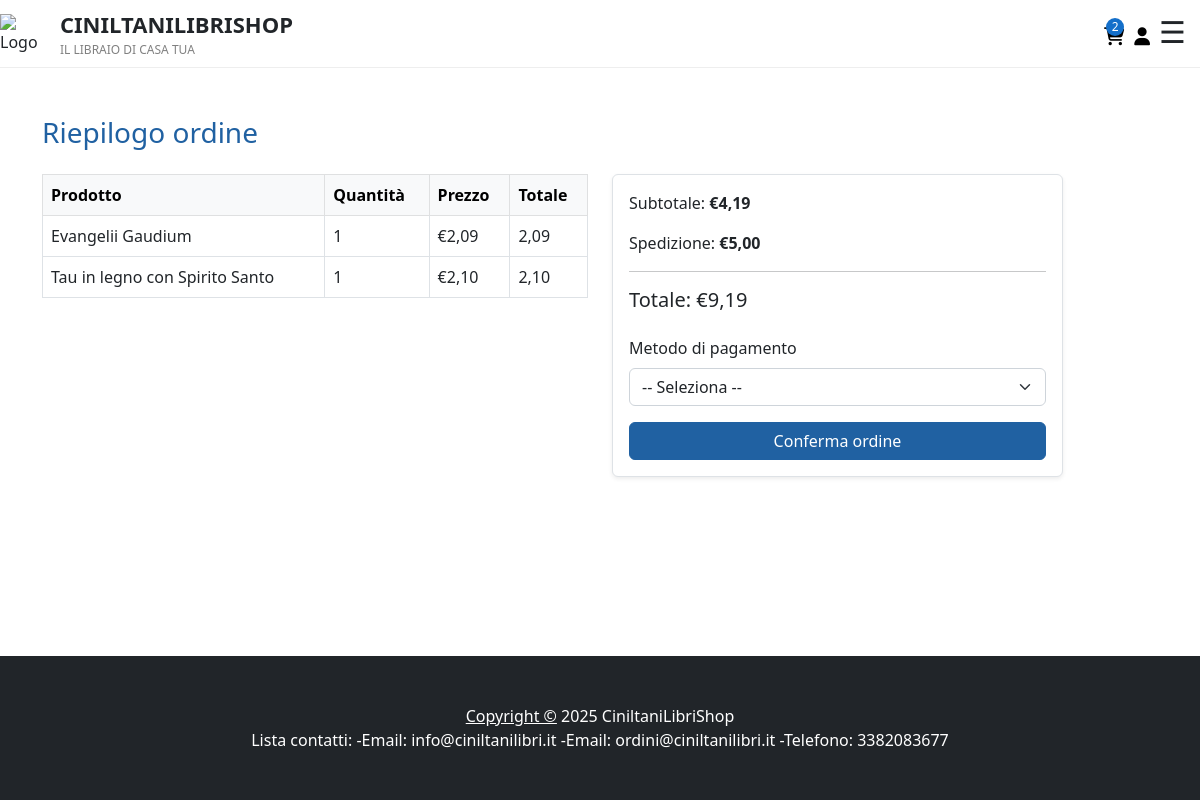
The page /ecommerce/checkout/ (signed in) on the database as committed earlier.
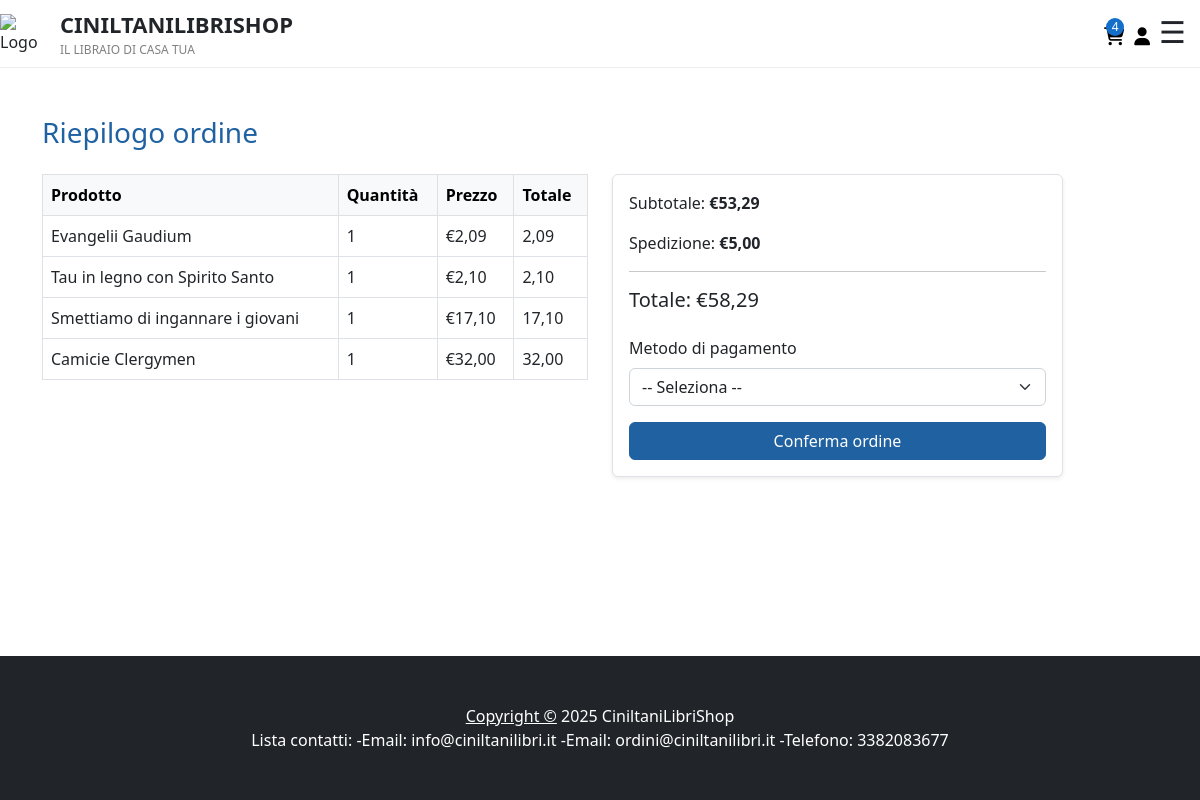
The same page on the database as committed later.
### ecommerce/models.py (models this page shows, shortened)
class Carrello(models.Model):
    utente = models.ForeignKey(Utente, on_delete=models.CASCADE)
    prodotto = models.ForeignKey(Prodotto, on_delete=models.CASCADE)
    quantita = models.PositiveIntegerField(default=1)

class Prodotto(models.Model):
    CATEGORIE = [
        ('libri', 'Libri'),
        ('oggettistica', 'Oggettistica'),
        ('cereria', 'Cereria'),
        ('immaginette', 'Immaginette'),
        ('santa_messa', 'Ostie e vino per S. Messa'),
        ('incenso-carboncini', 'Incenso e carboncini'),
    ]
    CLASSI_SPEDIZIONE = [
        ('incenso-carboncini', 'Carboncini incenso'),
        ('libri', 'Libri'),
        ('oggettistica', 'Oggettistica'),
        ('vino', 'Vino'),
    ]
    nome = models.CharField(max_length=120)
    descrizione = models.TextField(blank=True, null=True)
    categoria = models.CharField(max_length=20, choices=CATEGORIE)
    prezzo = models.DecimalField(max_digits=10, decimal_places=2)
    prezzo_scontato = models.DecimalField(max_digits=10, decimal_places=2)
    foto = models.ImageField(upload_to="prodotti/")
    lunghezza_cm = models.DecimalField(max_digits=6, decimal_places=2, blank=True, null=True)
    larghezza_cm = models.DecimalField(max_digits=6, decimal_places=2, blank=True, null=True)
    altezza_cm = models.DecimalField(max_digits=6, decimal_places=2, blank=True, null=True)
    peso_g = models.DecimalField(max_digits=7, decimal_places=2, blank=True, null=True)
    classe_spedizione = models.CharField(max_length=20, choices=CLASSI_SPEDIZIONE, blank=True, null=True)
    quantita = models.PositiveSmallIntegerField()
    disponibile = models.BooleanField(default=True)
    class Meta:
        verbose_name = "Prodotto"
        verbose_name_plural = "Prodotti"

### ecommerce/views.py (the view, shortened to what this page needs)
# urls.py: path('checkout/', views.checkout, name='checkout'),
@login_required
def checkout(request):
    utente = request.user
    carrello_items = Carrello.objects.filter(utente=utente)
    if not carrello_items.exists():
        return redirect('ecommerce:visualizza_carrello')
    for item in carrello_items:
        prezzo = item.prodotto.prezzo_scontato or item.prodotto.prezzo
        item.totale = prezzo * item.quantita  # aggiungi attributo dinamico
    subtotale = Decimal('0.00')
    for item in carrello_items:
        prezzo = item.prodotto.prezzo_scontato or item.prodotto.prezzo
        subtotale += prezzo * item.quantita
    costo_spedizione = Decimal('5.00')
    totale = subtotale + costo_spedizione
    return render(request, 'checkout.html', {
        'carrello_items': carrello_items,
        'subtotale': subtotale,
        'totale': totale,
        'costo_spedizione': costo_spedizione,
        'ordine_completato': False,
    })

### ecommerce/carrello_processor.py (called while the page is built)
def carrello_item_count(request):
    if request.user.is_authenticated:
        item_count = Carrello.objects.filter(utente=request.user).aggregate(
            total=Sum('quantita')
        )['total'] or 0
    else:
        item_count = 0
    return {'carrello_item_count': item_count}

### ecommerce/templates/checkout.html (shortened to what this page needs)
{% extends "index.html" %}
{% load static %}
{% block content %}
<section class="py-5">
  <div class="container">
    {% if ordine_completato %}
      <div class="alert alert-success text-center">
        <h4 class="mb-3">Ordine completato con successo!</h4>
        <p>Grazie per il tuo acquisto. Il numero del tuo ordine è <strong>#{{ numero_ordine }}</strong>.</p>
        <a href="{% url 'ecommerce:catalogo' %}" class="btn btn-primary mt-3">Torna al catalogo</a>
      </div>
    {% else %}
      <h3 class="mb-4" style="color:#2061A2;">Riepilogo ordine</h3>
      <div class="row">
        <div class="col-md-6">
          <table class="table table-bordered">
            <thead class="table-light">
              <tr>
                <th>Prodotto</th>
                <th>Quantità</th>
                <th>Prezzo</th>
                <th>Totale</th>
              </tr>
            </thead>
            <tbody>
              {% for item in carrello_items %}
              <tr>
                <td>{{ item.prodotto.nome }}</td>
                <td>{{ item.quantita }}</td>
                <td>€{{ item.prodotto.prezzo_scontato|default:item.prodotto.prezzo|floatformat:2 }}</td>
                <td>
                  {{ item.totale|floatformat:2 }}
                </td>
              </tr>
              {% endfor %}
            </tbody>
          </table>
        </div>
        <div class="col-md-5">
          <div class="card border shadow-sm">
            <div class="card-body">
              <p>Subtotale: <strong>€{{ subtotale|floatformat:2 }}</strong></p>
              <p>Spedizione: <strong>{% if costo_spedizione == 0 %}Gratuita{% else %}€{{ costo_spedizione|floatformat:2 }}{% endif %}</strong></p>
              <hr>
              <h5>Totale: €{{ totale|floatformat:2 }}</h5>
              <form id="checkout-form" method="post" novalidate>
                <div class="mb-3 mt-4">
                  <label class="form-label">Metodo di pagamento</label>
                  <select class="form-select" name="metodo_pagamento" id="metodo_pagamento" required>
                    <option value="">-- Seleziona --</option>
                  </select>
                </div>
                <button type="submit" class="btn btn-primary w-100">Conferma ordine</button>
              </form>
            </div>
          </div>
        </div>
      </div>
    {% endif %}
  </div>
</section>
{% endblock %}

### templates/index.html (shortened to what this page needs)
{% load static %}
<!DOCTYPE html>
<html lang="it">
    <head>
        <link rel="stylesheet" href="https://cdnjs.cloudflare.com/ajax/libs/font-awesome/6.5.0/css/all.min.css">
        <link href="https://cdn.jsdelivr.net/npm/bootstrap-icons@1.5.0/font/bootstrap-icons.css" rel="stylesheet" />
        <link href="{% static 'css/styles.css' %}" rel="stylesheet" />
    </head>
    <body>
        <div class="wrapper">
        <div class="navbar">
            <div class="left-section">
                <div class="logo-section">
                    <img src="{% static 'assets/logo.jpg' %}" alt="Logo">
                <div>
                    <div class="logo-text">CINILTANILIBRISHOP</div>
                    <div class="slogan">IL LIBRAIO DI CASA TUA</div>
                </div>
            </div>
            </div>
            <div class="icons">
                {% if user.is_authenticated %}
                    <a href="{% url 'ecommerce:visualizza_carrello' %}" style="color:black; position: relative;">
                        <i class="fas fa-shopping-cart" style="margin-top: 10px;"></i>
                        {% if carrello_item_count > 0 %}
                            <span class="cart-count">{{ carrello_item_count }}</span>
                        {% endif %}
                    </a>
                {% else %}
                    <a href="{% url 'ecommerce:login' %}" style="color:black;">
                        <i class="fas fa-shopping-cart" style="margin-top: 10px;"></i>
                    </a>
                {% endif %}
                {% if user.is_authenticated %}
                    <a href="{% url 'ecommerce:profilo_utente' %}" style="color:black;">
                {% else %}
                    <a href="{% url 'ecommerce:login' %}" style="color:black;">
                {% endif %}
                    <i class="fas fa-user" style="margin-top: 10px;"></i>
                </a>
            </div>
            <div style="padding-left: 10px;" class="hamburger" onclick="toggleSidebar()">&#9776;</div>
        </div>
        <div class="corpo">
            {% block content %}
            {% endblock content%}
        </div>
        <footer class="py-5 bg-dark">
            <div class="container"><p class="m-0 text-center text-white"><a href="{% url 'ecommerce:privacy_policy' %}" style="color:white">Copyright &copy;</a> 2025 CiniltaniLibriShop <br>
                Lista contatti:
                -Email: info@ciniltanilibri.it
                -Email: ordini@ciniltanilibri.it
                -Telefono: 3382083677
                </p>
            </div>
        </footer>
        </div>
    </body>
</html>

### templates/index.html (style rules this page uses)
.cart-count { position: absolute; top: 0; right: 0; background-color:rgb(20, 111, 202); color: white; font-size: 12px; border-radius: 50%; padding: 2px 6px; }

### ecommerce/templates/checkout.html (style rules this page uses)
.btn-primary { background-color: #2061A2; border-color: #2061A2; }

Rows that differ between the two databases and show on the page:
added Carrello: prodotto.nome "Smettiamo di ingannare i giovani", quantita "1", prodotto.prezzo_scontato "17,10", totale "17,10"
added Carrello: prodotto.nome "Camicie Clergymen", quantita "1", prodotto.prezzo_scontato "32,00", totale "32,00"
Other text that changed with them:
{{ carrello_item_count }}: "2" → "4"
{{ subtotale|floatformat:2 }}: "4,19" → "53,29"
{{ totale|floatformat:2 }}: "9,19" → "58,29"
